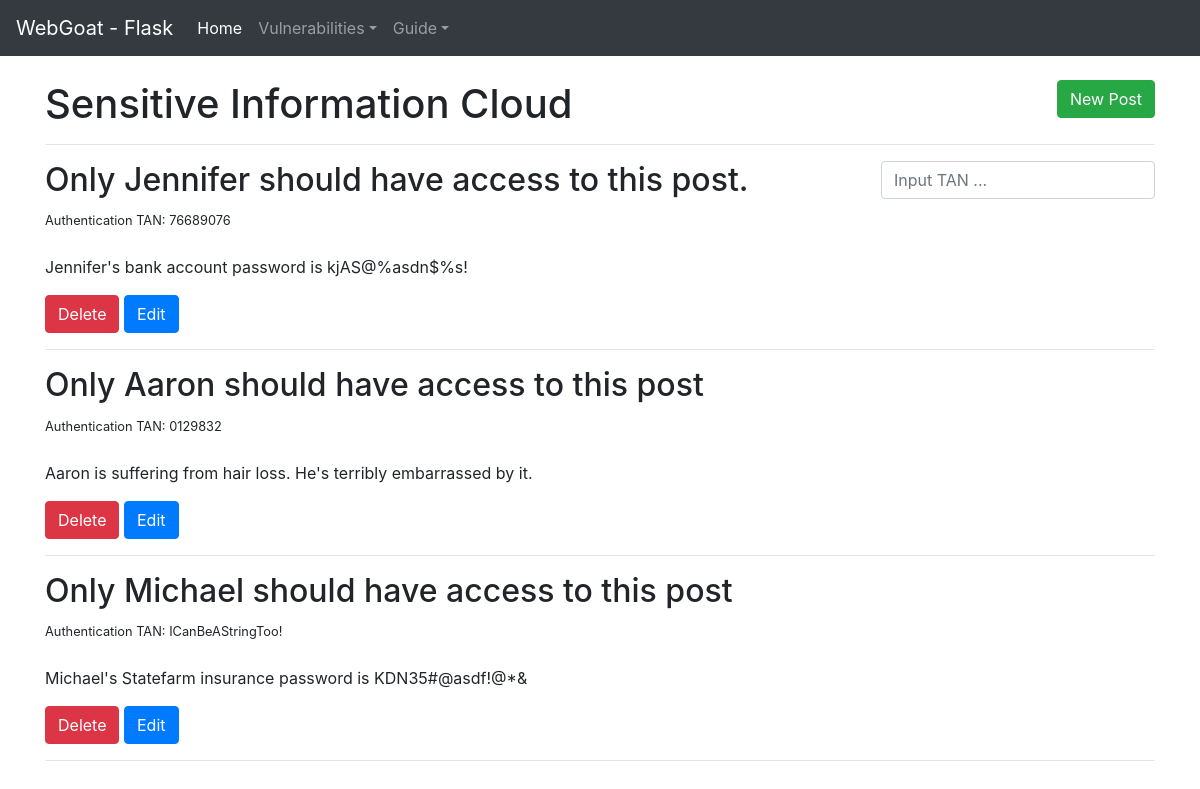
The app's page /sql_injection with its own data.
### app.py (models this page shows, shortened)
class BlogPost(db.Model):
    id = db.Column(db.Integer, primary_key=True)
    title = db.Column(db.String(255), nullable=False)
    content = db.Column(db.Text, nullable=False)
    auth_TAN = db.Column(db.String(20), nullable=False, default='N/A')
    date_posted = db.Column(db.DateTime, nullable=False, default=datetime.utcnow)

### app.py (the view)
@app.route('/sql_injection', methods=['GET', 'POST'])
def posts():
        if request.method == 'POST':
            post_filter_by = request.form['auth_TAN']
            all_posts = BlogPost.query.filter(text("auth_TAN={}".format("\'"+ post_filter_by +"\'"))).all()
            return render_template('sql_injection/posts.html', posts=all_posts)
        else:
            all_posts = BlogPost.query.order_by(BlogPost.date_posted).all()
            return render_template('sql_injection/posts.html', posts=all_posts)

### templates/sql_injection/posts.html (shortened to what this page needs)
{% extends 'base.html' %}
{% block body %}
<br>
<div>
	<h1 style="display:inline">Sensitive Information Cloud</h1>
	<a style="display:inline" class="btn btn-success float-right" href="/sql_injection/new">New Post</a>
</div>
	<hr>
	<form class="form-inline my-2 my-md-0 float-right" action="\sql_injection" method="POST">
		<input class="form-control" type="text" name="auth_TAN" id='auth_TAN' placeholder="Input TAN ..." aria-label="filter">
	</form>
	{% for post in posts %}
		<h2>{{ post.title }}</h2>
		{% if post.auth_TAN %}
			<small> Authentication TAN: {{ post.auth_TAN }} </small>
		{% else %}
			<small> Authentication TAN: {{ NULL }} </small>
		{% endif %}
		<br>
		<br>
		<p style="white-space:pre-wrap">{{ post.content }}</p>
		<a class="btn btn-danger" href="/sql_injection/delete/{{post.id}}">Delete</a>
		<a class="btn btn-primary" href="/sql_injection/edit/{{post.id}}">Edit</a>
		<br>
		<hr>
	{% endfor %}
{% endblock %}

### templates/base.html (shortened to what this page needs)
<!DOCTYPE html>
<html>
<head>
	<link rel="stylesheet" href="https://stackpath.bootstrapcdn.com/bootstrap/4.3.1/css/bootstrap.min.css"
>
</head>
<body>
	<nav class="navbar navbar-expand-md navbar-dark bg-dark">
      <a class="navbar-brand" href="/">WebGoat - Flask</a>
      <div class="collapse navbar-collapse" id="navbarsExample04">
        <ul class="navbar-nav mr-auto">
          <li class="nav-item active">
            <a class="nav-link" href="/">Home <span class="sr-only">(current)</span></a>
          </li>
          <li class="nav-item dropdown">
            <a class="nav-link dropdown-toggle" href="#" id="dropdown04" data-toggle="dropdown" aria-haspopup="true" aria-expanded="false">Vulnerabilities</a>
          </li>
		  <li class="nav-item dropdown">
            <a class="nav-link dropdown-toggle" href="#" id="dropdown04" data-toggle="dropdown" aria-haspopup="true" aria-expanded="false">Guide</a>
          </li>
        </ul>
      </div>
    </nav>
	<div class="container">
		{% block body %} {% endblock %}
	</div>
</body>
</html>

### records on screen
BlogPost: title "Only Jennifer should have access to this post.", auth_TAN "76689076", content "Jennifer's bank account password is kjAS@%asdn$%s!"
BlogPost: title "Only Aaron should have access to this post", auth_TAN "0129832", content "Aaron is suffering from hair loss. He's terribly embarrassed by it."
BlogPost: title "Only Michael should have access to this post", auth_TAN "ICanBeAStringToo!", content "Michael's Statefarm insurance password is KDN35#@asdf!@*&"
